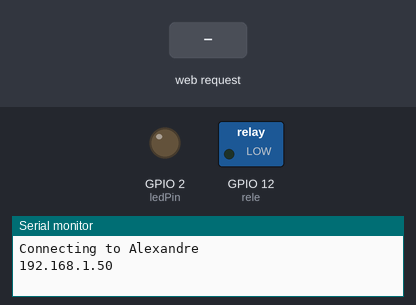
This sketch was run on a simulated ESP8266 (NodeMCU). On the bench: switched loads named in the sketch (green lamp = pin HIGH), output pins drawn as LEDs (lit = HIGH), the last lines printed to the serial monitor. The inputs (shaded band) are chosen by the test bench. WiFi joins after 1.5 s; servers stay silent unless stated.

Above: at 2.7 s.
2.8 s: HTTP request GET /1 received
At 3.8 s:
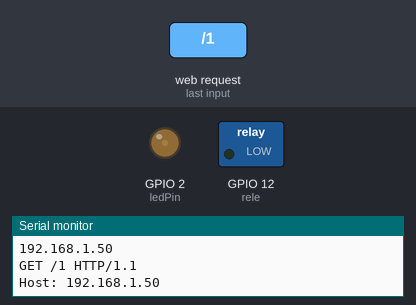
4.3 s: HTTP request GET /3 received
At 4.9 s:
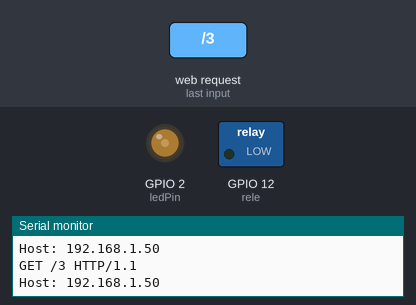
5.8 s: HTTP request GET /6 received
At 6.1 s:
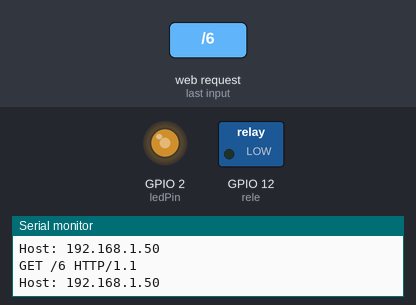
7.3 s: HTTP request GET /8 received
At 8.4 s:
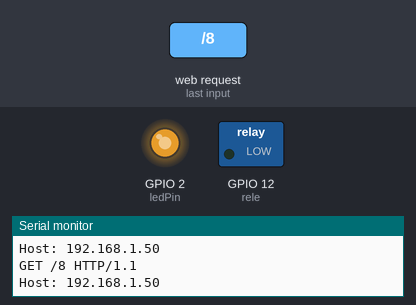
Timing chart, 0 to 9.8 s (numbered marks = the images above; inputs shaded):
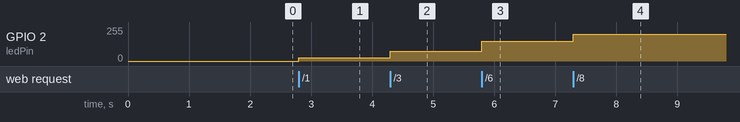

The sketch:

fita_de_led.ino
```cpp
#include <ESP8266WiFi.h>
#ifndef STASSID
#define STASSID "Alexandre"
#define STAPSK  "*******"
#endif

const char* ssid = STASSID;
const char* password = STAPSK;

int ledPin = 2;
int rele = 12;
int dutyCycle = 0;

WiFiServer server(80);

void setup() {
  pinMode(rele, OUTPUT);
  digitalWrite(rele, LOW);

  Serial.begin(115200);

  Serial.println();
  Serial.println();
  Serial.print(F("Connecting to "));
  Serial.println(ssid);

  WiFi.mode(WIFI_STA);
  WiFi.begin(ssid, password);

  while (WiFi.status() != WL_CONNECTED) {
    delay(500);
  }
  server.begin();
  Serial.println(WiFi.localIP());
}

void loop() {

   WiFiClient client = server.available();

    if(client){
      String currentLine = "";
      while (client.connected()){
        if(client.available()){
          char c = client.read();
          Serial.write(c);
          if(c == '\n'){

            if(currentLine.length() == 0){
              client.println("HTTP/1.1 200 OK");
              client.println("content-type:text/html");
              client.println();
              client.print("Click <a href=\"/0\">here</a> Dimer Desligado.<br>");
              client.print("Click <a href=\"/1\">here</a> Dimer 10%.<br>");
              client.print("Click <a href=\"/2\">here</a> Dimer 20%.<br>");
              client.print("Click <a href=\"/3\">here</a> Dimer 30%.<br>");
              client.print("Click <a href=\"/4\">here</a> Dimer 40%.<br>");
              client.print("Click <a href=\"/5\">here</a> Dimer 50%.<br>");
              client.print("Click <a href=\"/6\">here</a> Dimer 60%.<br>");
              client.print("Click <a href=\"/7\">here</a> Dimer 70%.<br>");
              client.print("Click <a href=\"/8\">here</a> Dimer 80%.<br>");
              client.print("Click <a href=\"/9\">here</a> Dimer 90%.<br>");
              client.print("Click <a href=\"/10\">here</a> Dimer 100%.<br>");
              client.print("Click <a href=\"/fade\">here</a>Efeito Fade.<br>");
              client.print("Click <a href=\"/lampada\">here</a> Ligar Lampada.<br>");
              client.println();
              break;
              }else {
               currentLine = "";
              }
             } else if (c != '\r') {
                currentLine += c;
              }

              if (currentLine.endsWith("GET /0")) {
                dutyCycle = 0;
                analogWrite(ledPin, dutyCycle);
              }
              if (currentLine.endsWith("GET /1")) {
                dutyCycle = 100;
                analogWrite(ledPin, dutyCycle);
              }
              if (currentLine.endsWith("GET /2")) {
                dutyCycle = 200;
                analogWrite(ledPin, dutyCycle);
              }
              if (currentLine.endsWith("GET /3")) {
                dutyCycle = 300;
                analogWrite(ledPin, dutyCycle);
              }
              if (currentLine.endsWith("GET /4")) {
                dutyCycle = 400;
                analogWrite(ledPin, dutyCycle);
              }
              if (currentLine.endsWith("GET /5")) {
                dutyCycle = 500;
                analogWrite(ledPin, dutyCycle);
              }
              if (currentLine.endsWith("GET /6")) {
                dutyCycle =600;
                analogWrite(ledPin, dutyCycle);
              }
              if (currentLine.endsWith("GET /7")) {
                dutyCycle = 700;
                analogWrite(ledPin, dutyCycle);
              }
              if (currentLine.endsWith("GET /8")) {
                dutyCycle = 800;
                analogWrite(ledPin, dutyCycle);
              }
              if (currentLine.endsWith("GET /9")) {
                dutyCycle = 900;
                analogWrite(ledPin, dutyCycle);
              }
              if (currentLine.endsWith("GET /10")) {
                dutyCycle = 1023;
                analogWrite(ledPin, dutyCycle);
              }

              if(currentLine.endsWith("GET /fade")){
                for(int dutyCycle = 500; dutyCycle > 0; dutyCycle--){
                analogWrite(ledPin, dutyCycle);
                delay(1);
                }
                dutyCycle = 0;
                analogWrite(ledPin, dutyCycle);
              }
              if (currentLine.endsWith("GET /lampada")) {
                digitalWrite(rele, !digitalRead(rele));
              }
          }
       }
       client.stop();
     }

   }
```

Measured:
- after the input at 2.8 s, GPIO 2 (ledPin): 0/255 → 24/255 at once
- after the input at 4.3 s, GPIO 2 (ledPin): 24/255 → 74/255 at once
- after the input at 5.8 s, GPIO 2 (ledPin): 74/255 → 149/255 at once
- after the input at 7.3 s, GPIO 2 (ledPin): 149/255 → 199/255 at once
